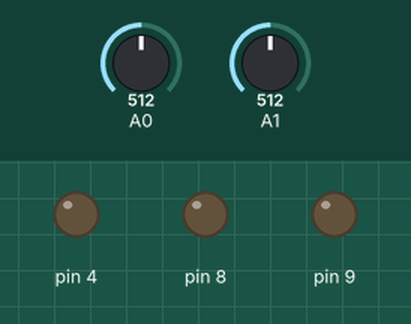
Bench run of a sketch on a simulated Arduino Uno, built with avr-gcc and run on an emulated ATmega328P. On the bench: output pins drawn as LEDs (lit = HIGH). Inputs (shaded band) come from the test bench; at power-on: A0 = 512, A1 = 512.

Above: at 1.2 s.
1.3 s: A0 set to 309
2.8 s: A0 set to 289
At 2.94 s:
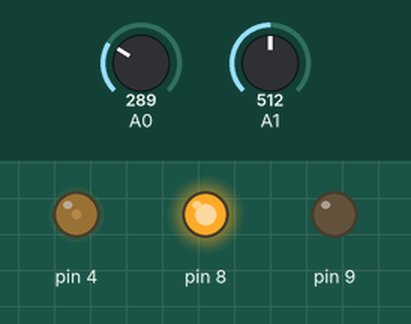
Timing chart, 0 to 11.8 s (numbered marks = the images above; inputs shaded):
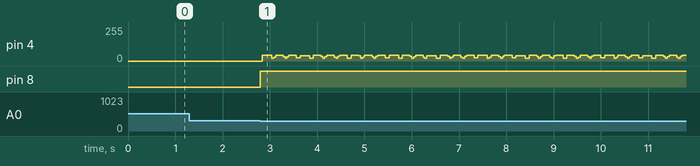

Measured:
- the behaviour switches between 300 and 299 on A0 (found by bisection; images 0 and 1)
- after the input at 1.3 s, every drawn part: stays the same
- after the input at 2.8 s, pin 8: LOW → HIGH at once

The sketch:

LandlineDTMF.ino
```cpp
#include <DTMF.h>
#include <string.h>

/*
  Phone Hack. Auto Pick up, DTMF detection, And Door Opening functions.

  Andrew Urbanas
  January 2015
 */

float n=128.0;
float sampling_rate=8926.0;
DTMF dtmf = DTMF(n,sampling_rate);


// the setup routine runs once when you press reset:
void setup() {
  pinMode(8, OUTPUT);
  pinMode(A0, INPUT);
  pinMode(A1, INPUT);
  pinMode(9, OUTPUT);
  Serial.begin(115200);
}

int nochar_count = 0;
float d_mags[8];

void loop() {
  char thischar = 0;
  char password[6] = {"69420"};
  char buffer[6];
  char zero[6] = {0, 0, 0, 0, 0, 0};
  int i=0;
  int currenttime = 0;
  int dumb=0;

  static double t_comp;
  double t_wait = 10000;
  t_comp = millis();

  if(analogRead(A0) < 300){
    digitalWrite(8, HIGH); //Pickup Phone
    while(1) {
      dtmf.sample(A1);
      dtmf.detect(d_mags,506);
      thischar = dtmf.button(d_mags,1800.);
      if(thischar == '#')
        break;
      if((thischar != 0) && (thischar != buffer[4])) {
        Serial.print(thischar); //Print current char for debug
        for(i=0;i<4;i++) {
           buffer[i] = buffer[i+1];
        }
        buffer[4] = thischar;
       }
      if ((millis() - t_comp) >= t_wait){ //10 sec timeout
        break;
      }

    }
    for(i=0;i<=5;i++)
      Serial.print(buffer[i]);
    buffer[5] = '\0';
    if (strcmp(buffer, password) == 0) {
      digitalWrite(9, HIGH);
    }
    delay(1000);
  }
  strcpy(buffer, zero);
  digitalWrite(8, LOW);
  digitalWrite(9, LOW);
}
```

DTMF.h
```cpp
// (licence header left out)
// ensure this library description is only included once
#ifndef DTMF_h
#define DTMF_h

// include types & constants of Wiring core API
#include "Arduino.h"

// library interface description
class DTMF
{
  // user-accessible "public" interface
  public:
    DTMF(float,float);
    DTMF(float);
void sample(int);
void detect(float dtmf_mag[],int adc_centre);
char button(float mags[],float magnitude);
  // library-accessible "private" interface
  private:

//El_Supremo change to int
void ProcessSample(int,int);
void ResetDTMF(void);

};

#endif
```
